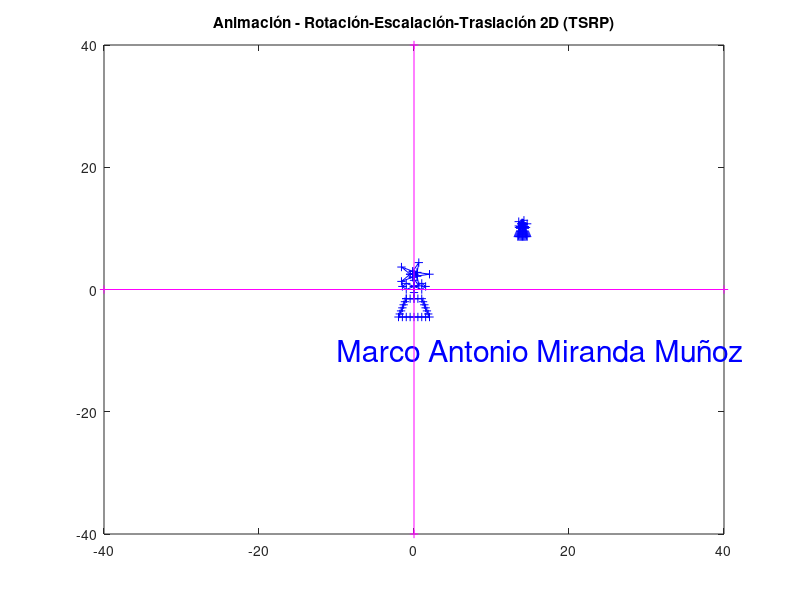

Reproduce this figure in MATLAB.
# Rotación-Escalación-Traslación 2D - TSRP ANIMACIÓN
# Autor: Marco Antonio Miranda Muñoz
clc; clear all; close all;
format short;
output_precision(2);
disp("Marco Antonio Miranda Muñoz");

# --- Definir dibujo (P1 + P2) - Flor en maceta con 58 vértices ---
P1 = [
  9.0000  8.8333  8.6667  8.5000  8.3333  8.1667  8.0000  8.5000  9.0000  9.5000 10.0000 10.5000 11.0000 11.5000 12.0000 11.8333 11.6667 11.5000 11.3333 11.1667 11.0000 10.5000 10.0000  9.5000  9.0000 10.0000 10.0000 10.0000  9.0000  8.5000  9.0000 10.0000 11.0000 11.5000 11.0000 10.0000 10.0000 10.0000;
  8.0000  7.5000  7.0000  6.5000  6.0000  5.5000  5.0000  5.0000  5.0000  5.0000  5.0000  5.0000  5.0000  5.0000  5.0000  5.5000  6.0000  6.5000  7.0000  7.5000  8.0000  8.0000  8.0000  8.0000  8.0000  8.0000  9.0000 10.0000 10.5000 10.0000  9.5000 10.0000 10.5000 10.0000  9.5000 10.0000 11.0000 12.0000;
   1       1       1       1       1       1       1       1       1       1       1       1       1       1       1       1       1       1       1       1       1       1       1       1       1       1       1       1       1       1       1       1       1       1       1       1       1       1
];

P2 = [
 10.4045 12.0000 10.4045 10.0000 10.4045 10.6180  9.8455 10.0000  9.8455  8.3820  9.5000 10.0000  9.5000  8.3820  9.8455 10.0000  9.8455 10.6180 10.4045 10.0000;
 11.7061 12.0000 12.2939 12.0000 12.2939 13.9021 12.4755 12.0000 12.4755 13.1756 12.0000 12.0000 12.0000 10.8244 11.5245 12.0000 11.5245 10.0979 11.7061 12.0000;
   1       1       1       1       1       1       1       1       1       1       1       1       1       1       1       1       1       1       1       1
];

P = [P1 P2];

# Centrar la flor en el origen
P(1,:) = P(1,:) - 10;
P(2,:) = P(2,:) - 9.5;

# Ajustar el tamaño inicial de la flor (pequeña para animar crecimiento)
Sx_init = 0.3;
Sy_init = 0.3;
S_init = [ Sx_init  0    0;
           0  Sy_init    0;
           0   0    1 ];

# Ajustar la posición inicial de la flor
Tx = 14;
Ty = 10;
T_init = [ 1  0   Tx;
           0  1   Ty;
           0  0    1 ];

# Aplicar las 2 transformaciones anteriores
P0 = P;
P = T_init * S_init * P;

# Matriz de rotación de la animación
alfa = 4;
R = [ cosd(alfa)  -sind( alfa)   0;
      sind( alfa)   cosd( alfa)   0;
         0          0           1 ];

# Matriz de escalación incremental
Sx = 1.02;
Sy = 1.02;
S = [ Sx  0    0;
      0  Sy    0;
      0   0    1 ];

# Matriz de desplazamiento de la animación
Tx = -0.3;
Ty = -0.2;
T = [ 1  0   Tx;
      0  1   Ty;
      0  0    1 ];

figure(1);
dx = 40;
dy = 40;
Pp = P;
for i=1:100;  # 100 ciclos
  Pp = T * S * R * Pp;

  hold off;
  plot(P0(1,:), P0(2,:), "-+b");
  hold on;
  plot(P(1,:), P(2,:), "-+b");
  axis( [-dx  dx  -dy  dy] );
  plot(Pp(1,:), Pp(2,:), "--*r");
  title("Animación - Rotación-Escalación-Traslación 2D (TSRP)");
  text(-10, -10, "Marco Antonio Miranda Muñoz", "fontsize", 22, "color", "b");
  # Eje X
  Ex = [ -dx   dx;
           0    0;
           1    1 ];
  plot(Ex(1,:), Ex(2,:), "-+m");
  # Eje Y
  Ey = [   0    0;
         -dy   dy;
           1    1 ];
  plot(Ey(1,:), Ey(2,:), "-+m");
  pause(0.025);
end;
